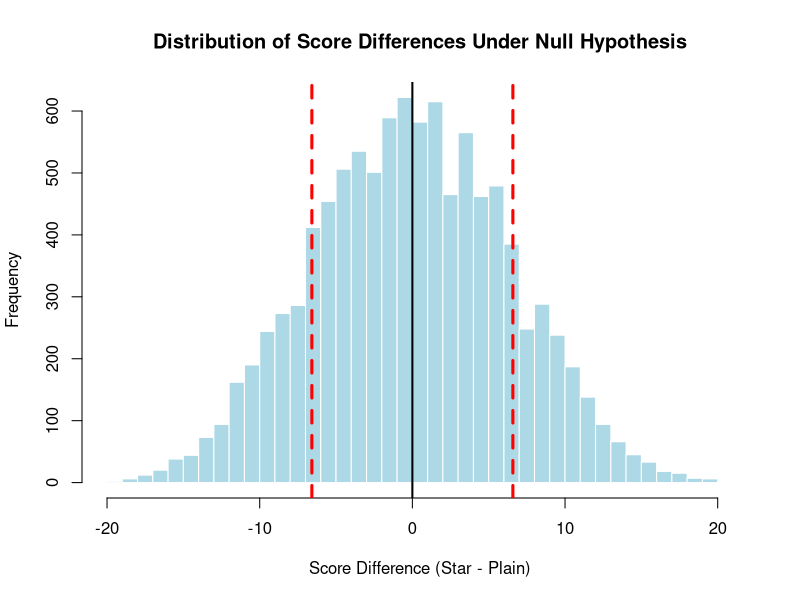

Write the R code that produced this figure.
# Star-Belly Sneetches scores
star_belly <- c(84, 72, 57, 46, 63, 76, 99, 91)
# Plain-Belly Sneetches scores
plain_belly <- c(81, 69, 74, 61, 56, 87, 69, 65, 66, 44, 62, 69)
# Calculate original difference
star_mean <- mean(star_belly)
plain_mean <- mean(plain_belly)
original_diff <- star_mean-plain_mean

print(paste("★ mean:", round(star_mean, 1)))
print(paste("❌ mean:", round(plain_mean, 1)))
print(paste("difference:", round(original_diff, 1)))

# Combine all scores
all_scores <- c(star_belly, plain_belly)
n_star <- length(star_belly)
n_plain <- length(plain_belly)

# Shuffling simulation
n_simulations <- 10000
differences <- numeric(n_simulations)

for (i in 1:n_simulations) {
  # Shuffle all scores
  shuffled_scores <- sample(all_scores)

  # Reassign to groups (first n_star to star group, rest to plain group)
  shuffled_star <- shuffled_scores[1:n_star]
  shuffled_plain <- shuffled_scores[(n_star + 1):(n_star + n_plain)]

  # Calculate difference
  differences[i] <- mean(shuffled_star) - mean(shuffled_plain)
}

# Calculate p-value (proportion of differences >= observed difference)
p_value <- sum(abs(differences) >= abs(original_diff)) / n_simulations
print(paste("p-value:", p_value))

# One tailed version (like in the presentation)
p_value_one <- sum((differences) >= original_diff) / n_simulations
print(paste("p-value (one tail):", p_value_one))

# Combine all scores
all_scores <- c(star_belly, plain_belly)
n_star <- length(star_belly)
n_plain <- length(plain_belly)

# Shuffling simulation
n_simulations <- 10000
differences <- numeric(n_simulations)

for (i in 1:n_simulations) {
  # Shuffle all scores
  shuffled_scores <- sample(all_scores)

  # Reassign to groups (first n_star to star group, rest to plain group)
  shuffled_star <- shuffled_scores[1:n_star]
  shuffled_plain <- shuffled_scores[(n_star + 1):(n_star + n_plain)]

  # Calculate difference
  differences[i] <- mean(shuffled_star) - mean(shuffled_plain)
}

# Calculate p-value (proportion of differences >= observed difference)
p_value <- sum(abs(differences) >= abs(original_diff)) / n_simulations
print(paste("p-value:", p_value))

# One tailed version (like in the presentation)
p_value_one <- sum((differences) >= original_diff) / n_simulations
print(paste("p-value (one tail):", p_value_one))

# Create histogram with better visualization
hist(differences, breaks = 50,
  main = "Distribution of Score Differences Under Null Hypothesis",
  xlab = "Score Difference (Star - Plain)", ylab ="Frequency",
  col = "lightblue", border = "white")
abline(v = original_diff, col = "red", lwd = 3, lty = 2, label = "Observed")
abline(v = -original_diff, col = "red", lwd = 3, lty = 2)
abline(v = 0, col = "black", lwd = 2, lty = 1)
text(original_diff, max(hist(differences, plot = FALSE)$counts) * 0.8,
  paste("Observed difference:", round(original_diff, 1)),
  pos = 4, col ="red", cex = 0.9)
text(0, max(hist(differences, plot = FALSE)$counts) * 0.9,
  "No difference", pos = 3, col = "black", cex = 0.9)

# Add percentage annotation
percentage_extreme <- round(p_value * 100, 1)
text(max(differences) * 0.7, max(hist(differences, plot = FALSE)$counts) * 0.6,
  paste(percentage_extreme, "% of differences\nare this extreme or more"),
  col = "darkred", cex = 1.1, font = 2)



# Classical t-test for comparison
t_test_result <- t.test(star_belly, plain_belly, alternative ="greater", var.equal = FALSE)
print(paste("Classical t-test p-value:", round(t_test_result$p.value, 3)))
